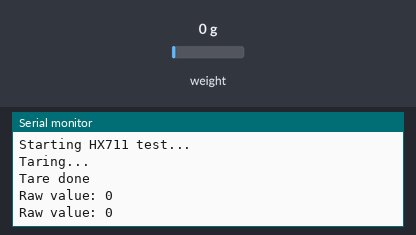
Recording of a sketch running on a simulated Arduino Uno, built with avr-gcc and run on an emulated ATmega328P. On the bench: the last lines printed to the serial monitor. The test bench sets the inputs (shaded band); at power-on: weight on the scale 0 g.

Above: at 3.2 s.
3.3 s: weight on the scale set to 100 g
At 3.8 s:
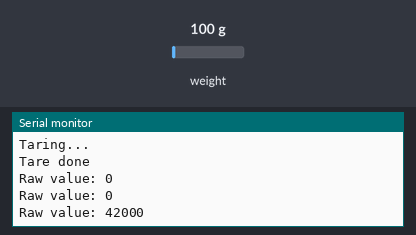
4.8 s: weight on the scale set to 1250 g
At 5.6 s:
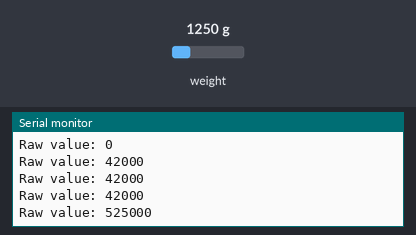
Timing chart, 0 to 7.8 s (numbered marks = the images above; inputs shaded):
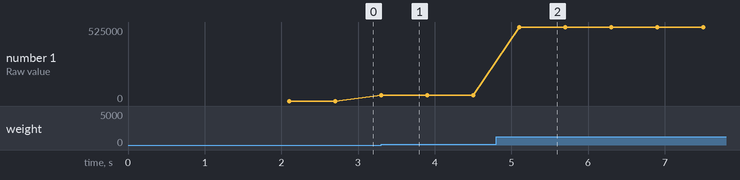

Measured:
- after the input at 3.3 s, the serial monitor: prints a new line at once (image 1)
- after the input at 4.8 s, the serial monitor: prints a new line after 0.30 s (image 2)
- plotted number 1: 0 → 42000 after the input at 3.3 s, 42000 → 525000 after the input at 4.8 s

The sketch:

LoadCell.ino
```cpp
#include "HX711.h"

const int HX_DOUT = 8;
const int HX_SCK  = 9;

HX711 scale;

void setup() {
  Serial.begin(9600);
  delay(1000);

  Serial.println("Starting HX711 test...");
  scale.begin(HX_DOUT, HX_SCK);

  Serial.println("Taring...");
  scale.tare();
  Serial.println("Tare done");
}

void loop() {
  if (scale.is_ready()) {
    long raw = scale.read();

    Serial.print("Raw value: ");
    Serial.println(raw);
  } else {
    Serial.println("HX711 not ready");
  }

  delay(500);
}
```
